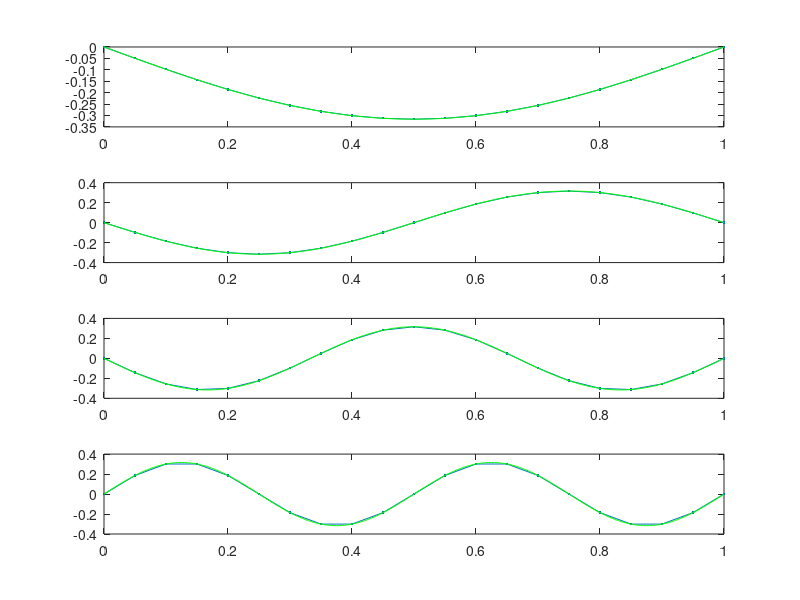

Write MATLAB code to recreate this figure.
% axial beam vibration
close all
clc
%number of elements
n=20;
%modes to be plotted
m=[1:4];
%end conditions: 0=free 1=fixed
lefthandside=1;
righthandside=1;

%local matricies
%Mlocal=(rho AL/6)Mstarlocal
Mstarlocal=[2 1;1 2];
%Klocal=(EA/L)Kstarlocal
Kstarlocal=[1 -1;-1 1];

%global
Mstar=zeros(n+1,n+1);
Kstar=zeros(n+1,n+1);
for i=1:n %each element in turn
    Mstar(i:i+1,i:i+1)=Mstar(i:i+1,i:i+1)+Mstarlocal;
    Kstar(i:i+1,i:i+1)=Kstar(i:i+1,i:i+1)+Kstarlocal;
end  
%end conditions
if lefthandside==1
    Mstar=Mstar(2:end,2:end);    
    Kstar=Kstar(2:end,2:end);
end
if righthandside==1
    Mstar=Mstar(1:end-1,1:end-1);    
    Kstar=Kstar(1:end-1,1:end-1);
end

% (-omega^2 M+K)U=0 gives (inv(Mstar)Kstar-(rho L^2/(6E))omega^2 I)U=0
% or (X-lambda I)U=0 with X=inv(Mstar)Kstar and lambda=(rho L^2/(6E))omega^2

%eigenvalues/vectors: eig(X) solves (X-lambda I)U=0
% normalised eigenvectors (in terms of nodes of U) are the columns in w 
% and corresponding to eigenvalues in leading diagonal of lambda
[w,lambda]=eig(inv(Mstar)*Kstar);
%omega=omegastar*sqrt(E/rho)/l  noting L=l/n where l is the total beam length
% therefore omegastar=sqrt(rho/E)*L*n*sqrt(lambda*6E/(rho L^2))=sqrt(lambda*6)*n
omegastar=sqrt(diag(lambda)*6)*n;
%sort into order of modes
[omegastar,shuffle]=sort(omegastar);
w=w(:,shuffle);

%note if free-free first mode appears as rigid body motion - remove:
if [lefthandside==0 & righthandside==0]
    omegastar=omegastar(2:end);
    w=w(:,2:end);
end


%add in zero nodes to eigenvector equation
if lefthandside==1
    w=[zeros(1,size(w,2));w];    
end
if righthandside==1
    w=[w;zeros(1,size(w,2))];    
end

%plotting
no_of_modes=n+1-lefthandside-righthandside-[lefthandside==0 & righthandside==0];
a=find(m>=no_of_modes);
m(a)=no_of_modes;

x=0:(1/n/10):1;
if [lefthandside==1 & righthandside==1]
    for i=m
        subplot(size(m,2),1,find(m==i))
        node_pts=11:10:(size(x,2)-1); %locations in x vector of non-zero node points
        plot([0 x(node_pts) 1],w(:,i),'.-')
        hold on
        shape=sin(pi*i*x);
        normamp=sqrt(sum(shape(node_pts).^2)); %normalised at same points as approx sol.
        signamp=sign(shape(node_pts(1)))*sign(w(2,i)); %ensures signs match
        plot(x,signamp*shape/normamp,'g') %exact solution
    end
    omegastarexact=pi*(1:no_of_modes)'; %exact solution
    omegastar_approx_exact=[omegastar omegastarexact]
elseif [lefthandside==0 & righthandside==0]
    for i=m
        subplot(size(m,2),1,find(m==i))
        node_pts=1:10:size(x,2); %locations in x vector of non-zero node points
        plot(x(node_pts),w(:,i),'.-')
        hold on
        shape=-cos(pi*i*x);
        normamp=sqrt(sum(shape(node_pts).^2)); %normalised at same points as approx sol.
        signamp=sign(shape(node_pts(1)))*sign(w(1,i)); %ensures signs match
        plot(x,signamp*shape/normamp,'g') %exact solution
    end
    omegastarexact=pi*(1:no_of_modes)'; %exact solution
    omegastar_approx_exact=[omegastar omegastarexact]
else
    plot((1:1:n+1)',w(:,1:m),'.-')
    xlabel('node')
    ylabel('normalised modeshape')
    omegastar
end


      
        
        

